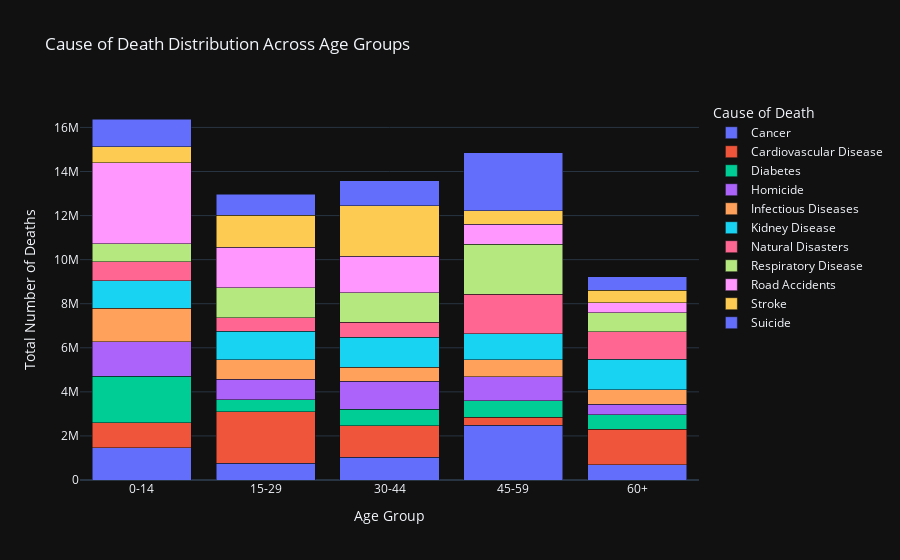

Here is the notebook cell this chart was saved with:
### Markdown cell above
## Insight 4: Cause of Death by Age Group

### Code cell
age_cause = (
    df.groupby(["Age_Group", "Cause_of_Death"])["Number_of_Deaths"]
      .sum()
      .reset_index()
)

fig = px.bar(
    age_cause,
    x="Age_Group",
    y="Number_of_Deaths",
    color="Cause_of_Death",
    title="Cause of Death Distribution Across Age Groups",
    labels={
        "Age_Group": "Age Group",
        "Number_of_Deaths": "Total Number of Deaths",
        "Cause_of_Death": "Cause of Death"
    }
)

fig.update_layout(
    template="plotly_dark",
    barmode="stack"
)

fig.show()

### Figure 1 — Plotly figure (JSON) as saved in the notebook; plotly's stock layout.template omitted (floating-point values rounded to 4 significant figures)
{"data": [{"alignmentgroup": "True", "hovertemplate": "Cause of Death=Cancer<br>Age Group=%{x}<br>Total Number of Deaths=%{y}<extra></extra>", "legendgroup": "Cancer", "marker": {"color": "#636efa", "pattern": {"shape": ""}}, "name": "Cancer", "offsetgroup": "Cancer", "orientation": "v", "showlegend": true, "textposition": "auto", "type": "bar", "x": ["0-14", "15-29", "30-44", "45-59", "60+"], "xaxis": "x", "y": [1472001, 764142, 1043281, 2480886, 694683], "yaxis": "y"}, {"alignmentgroup": "True", "hovertemplate": "Cause of Death=Cardiovascular Disease<br>Age Group=%{x}<br>Total Number of Deaths=%{y}<extra></extra>", "legendgroup": "Cardiovascular Disease", "marker": {"color": "#EF553B", "pattern": {"shape": ""}}, "name": "Cardiovascular Disease", "offsetgroup": "Cardiovascular Disease", "orientation": "v", "showlegend": true, "textposition": "auto", "type": "bar", "x": ["0-14", "15-29", "30-44", "45-59", "60+"], "xaxis": "x", "y": [1129362, 2333139, 1423786, 366063, 1601166], "yaxis": "y"}, {"alignmentgroup": "True", "hovertemplate": "Cause of Death=Diabetes<br>Age Group=%{x}<br>Total Number of Deaths=%{y}<extra></extra>", "legendgroup": "Diabetes", "marker": {"color": "#00cc96", "pattern": {"shape": ""}}, "name": "Diabetes", "offsetgroup": "Diabetes", "orientation": "v", "showlegend": true, "textposition": "auto", "type": "bar", "x": ["0-14", "15-29", "30-44", "45-59", "60+"], "xaxis": "x", "y": [2108055, 549851, 750147, 745409, 665765], "yaxis": "y"}, {"alignmentgroup": "True", "hovertemplate": "Cause of Death=Homicide<br>Age Group=%{x}<br>Total Number of Deaths=%{y}<extra></extra>", "legendgroup": "Homicide", "marker": {"color": "#ab63fa", "pattern": {"shape": ""}}, "name": "Homicide", "offsetgroup": "Homicide", "orientation": "v", "showlegend": true, "textposition": "auto", "type": "bar", "x": ["0-14", "15-29", "30-44", "45-59", "60+"], "xaxis": "x", "y": [1568765, 925099, 1263741, 1095973, 475953], "yaxis": "y"}, {"alignmentgroup": "True", "hovertemplate": "Cause of Death=Infectious Diseases<br>Age Group=%{x}<br>Total Number of Deaths=%{y}<extra></extra>", "legendgroup": "Infectious Diseases", "marker": {"color": "#FFA15A", "pattern": {"shape": ""}}, "name": "Infectious Diseases", "offsetgroup": "Infectious Diseases", "orientation": "v", "showlegend": true, "textposition": "auto", "type": "bar", "x": ["0-14", "15-29", "30-44", "45-59", "60+"], "xaxis": "x", "y": [1510495, 892964, 640185, 779406, 656299], "yaxis": "y"}, {"alignmentgroup": "True", "hovertemplate": "Cause of Death=Kidney Disease<br>Age Group=%{x}<br>Total Number of Deaths=%{y}<extra></extra>", "legendgroup": "Kidney Disease", "marker": {"color": "#19d3f3", "pattern": {"shape": ""}}, "name": "Kidney Disease", "offsetgroup": "Kidney Disease", "orientation": "v", "showlegend": true, "textposition": "auto", "type": "bar", "x": ["0-14", "15-29", "30-44", "45-59", "60+"], "xaxis": "x", "y": [1248317, 1274403, 1350067, 1179860, 1382444], "yaxis": "y"}, {"alignmentgroup": "True", "hovertemplate": "Cause of Death=Natural Disasters<br>Age Group=%{x}<br>Total Number of Deaths=%{y}<extra></extra>", "legendgroup": "Natural Disasters", "marker": {"color": "#FF6692", "pattern": {"shape": ""}}, "name": "Natural Disasters", "offsetgroup": "Natural Disasters", "orientation": "v", "showlegend": true, "textposition": "auto", "type": "bar", "x": ["0-14", "15-29", "30-44", "45-59", "60+"], "xaxis": "x", "y": [869460, 634775, 687984, 1783359, 1248812], "yaxis": "y"}, {"alignmentgroup": "True", "hovertemplate": "Cause of Death=Respiratory Disease<br>Age Group=%{x}<br>Total Number of Deaths=%{y}<extra></extra>", "legendgroup": "Respiratory Disease", "marker": {"color": "#B6E880", "pattern": {"shape": ""}}, "name": "Respiratory Disease", "offsetgroup": "Respiratory Disease", "orientation": "v", "showlegend": true, "textposition": "auto", "type": "bar", "x": ["0-14", "15-29", "30-44", "45-59", "60+"], "xaxis": "x", "y": [806986, 1357410, 1344481, 2258387, 860406], "yaxis": "y"}, {"alignmentgroup": "True", "hovertemplate": "Cause of Death=Road Accidents<br>Age Group=%{x}<br>Total Number of Deaths=%{y}<extra></extra>", "legendgroup": "Road Accidents", "marker": {"color": "#FF97FF", "pattern": {"shape": ""}}, "name": "Road Accidents", "offsetgroup": "Road Accidents", "orientation": "v", "showlegend": true, "textposition": "auto", "type": "bar", "x": ["0-14", "15-29", "30-44", "45-59", "60+"], "xaxis": "x", "y": [3688738, 1819810, 1649370, 910398, 468746], "yaxis": "y"}, {"alignmentgroup": "True", "hovertemplate": "Cause of Death=Stroke<br>Age Group=%{x}<br>Total Number of Deaths=%{y}<extra></extra>", "legendgroup": "Stroke", "marker": {"color": "#FECB52", "pattern": {"shape": ""}}, "name": "Stroke", "offsetgroup": "Stroke", "orientation": "v", "showlegend": true, "textposition": "auto", "type": "bar", "x": ["0-14", "15-29", "30-44", "45-59", "60+"], "xaxis": "x", "y": [727516, 1467826, 2283733, 622625, 553321], "yaxis": "y"}, {"alignmentgroup": "True", "hovertemplate": "Cause of Death=Suicide<br>Age Group=%{x}<br>Total Number of Deaths=%{y}<extra></extra>", "legendgroup": "Suicide", "marker": {"color": "#636efa", "pattern": {"shape": ""}}, "name": "Suicide", "offsetgroup": "Suicide", "orientation": "v", "showlegend": true, "textposition": "auto", "type": "bar", "x": ["0-14", "15-29", "30-44", "45-59", "60+"], "xaxis": "x", "y": [1252791, 940405, 1138642, 2626776, 626114], "yaxis": "y"}], "layout": {"autosize": true, "barmode": "stack", "legend": {"title": {"text": "Cause of Death"}, "tracegroupgap": 0}, "title": {"text": "Cause of Death Distribution Across Age Groups"}, "xaxis": {"anchor": "y", "autorange": true, "domain": [0, 1], "range": [-0.5, 4.5], "title": {"text": "Age Group"}, "type": "category"}, "yaxis": {"anchor": "x", "autorange": true, "domain": [0, 1], "range": [0, 17240000.0], "title": {"text": "Total Number of Deaths"}, "type": "linear"}}}
